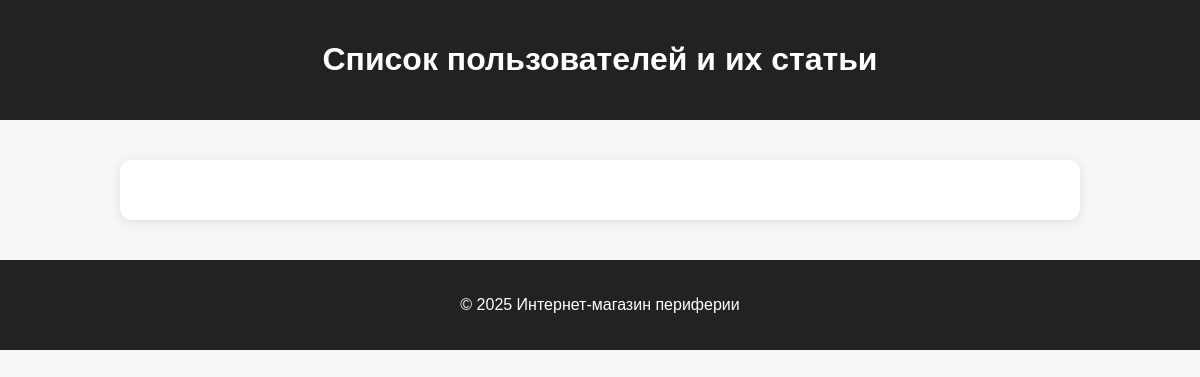
/users/, run on an earlier commit of the app's database.
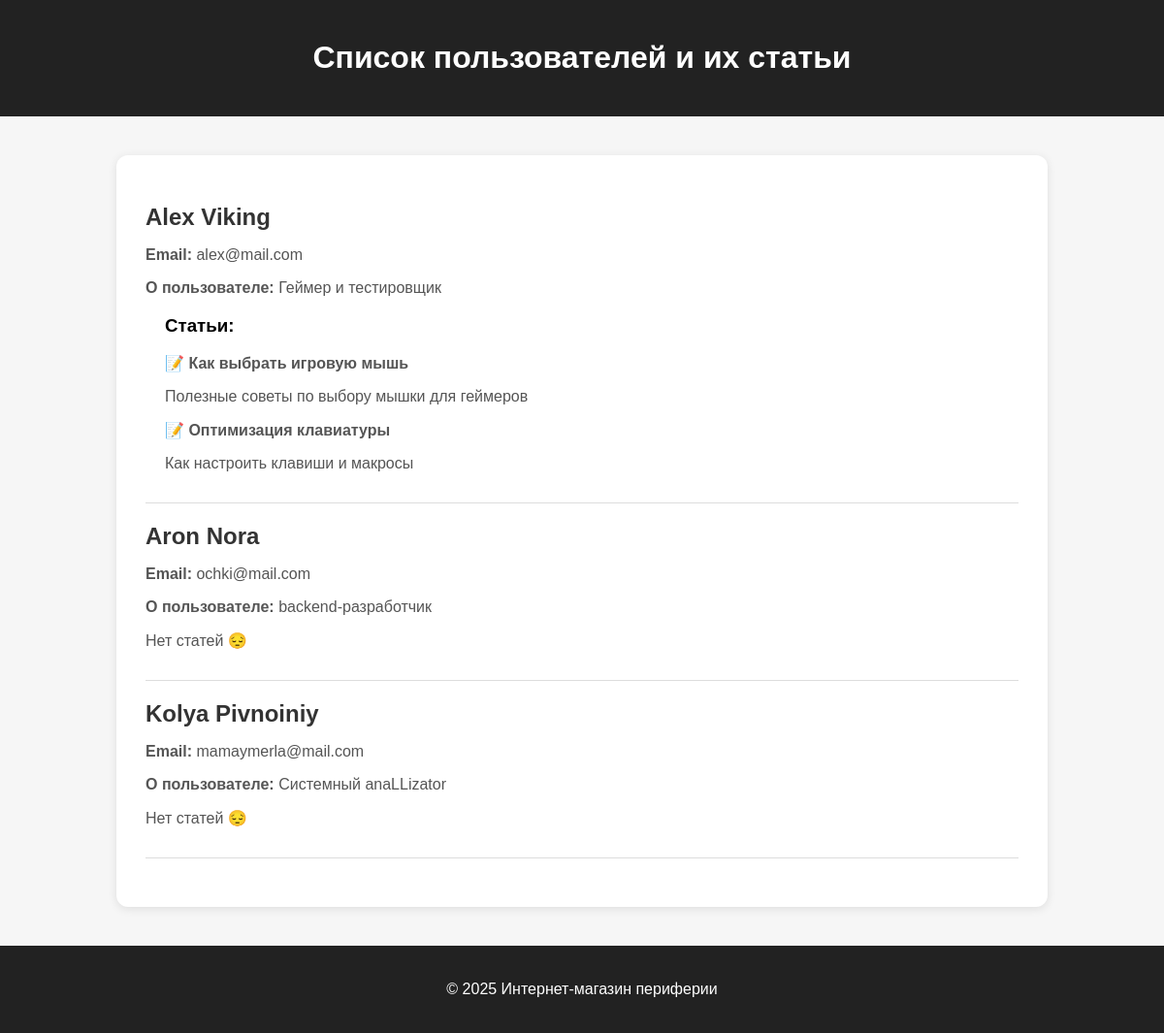
And on a later commit of the database.
### accounts/models.py (models this page shows, shortened)
class User(models.Model):
    first_name = models.CharField(max_length=50, verbose_name="Имя")
    last_name = models.CharField(max_length=50, verbose_name="Фамилия")
    email = models.EmailField(unique=True, verbose_name="Email")
    bio = models.TextField(blank=True, verbose_name="Описание / Биография")
    created_at = models.DateTimeField(auto_now_add=True, verbose_name="Дата регистрации")
    def full_name(self):
        return f"{self.first_name} {self.last_name}"
    class Meta:
        verbose_name = "Пользователь"
        verbose_name_plural = "Пользователи"

class Article(models.Model):
    author = models.ForeignKey(User, on_delete=models.CASCADE, related_name="articles", verbose_name="Автор")
    title = models.CharField(max_length=100, verbose_name="Заголовок")
    content = models.TextField(verbose_name="Содержание")
    created_at = models.DateTimeField(auto_now_add=True, verbose_name="Дата публикации")
    class Meta:
        verbose_name = "Статья"
        verbose_name_plural = "Статьи"

### accounts/views.py (the view)
# urls.py: path('', views.users_list, name='users_list'),
def users_list(request):
    users = User.objects.all()
    return render(request, 'accounts/users.html', {'users': users})

### store/templates/accounts/users.html (shortened to what this page needs)
<!DOCTYPE html>
<html lang="ru">
<head>
</head>
<body>
    <header>
        <h1>Список пользователей и их статьи</h1>
    </header>
    <div class="container">
        {% for user in users %}
            <div class="user">
                <h2>{{ user.full_name }}</h2>
                <p><strong>Email:</strong> {{ user.email }}</p>
                <p><strong>О пользователе:</strong> {{ user.bio|default:"Нет описания" }}</p>
                {% if user.articles.all %}
                    <div class="articles">
                        <h3>Статьи:</h3>
                        {% for article in user.articles.all %}
                            <div class="article">
                                <p class="article-title">📝 {{ article.title }}</p>
                                <p>{{ article.content|truncatewords:15 }}</p>
                            </div>
                        {% endfor %}
                    </div>
                {% else %}
                    <p>Нет статей 😔</p>
                {% endif %}
            </div>
        {% endfor %}
    </div>
    <footer>
        <p>© 2025 Интернет-магазин периферии</p>
    </footer>
</body>
</html>

What changed in the data, as far as the page shows it:
added User: full_name "Alex Viking", email "alex@mail.com", bio "Геймер и тестировщик"
added Article: title "Как выбрать игровую мышь", content "Полезные советы по выбору мышки для геймеров"
added Article: title "Оптимизация клавиатуры", content "Как настроить клавиши и макросы"
added User: full_name "Aron Nora", email "ochki@mail.com", bio "backend-разработчик", shows "Нет статей 😔"
added User: full_name "Kolya Pivnoiniy", email "mamaymerla@mail.com", bio "Системный anaLLizator", shows "Нет статей 😔"
